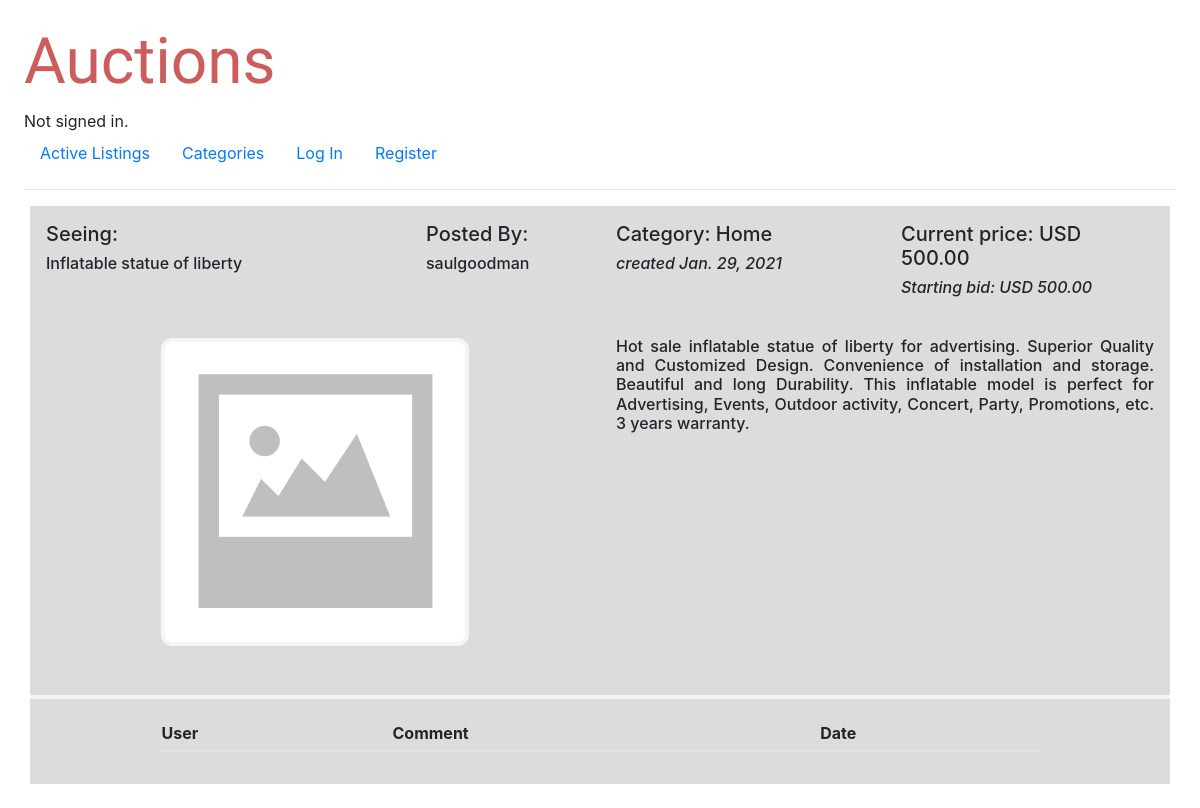
The page /auction/4 on the database as committed earlier.
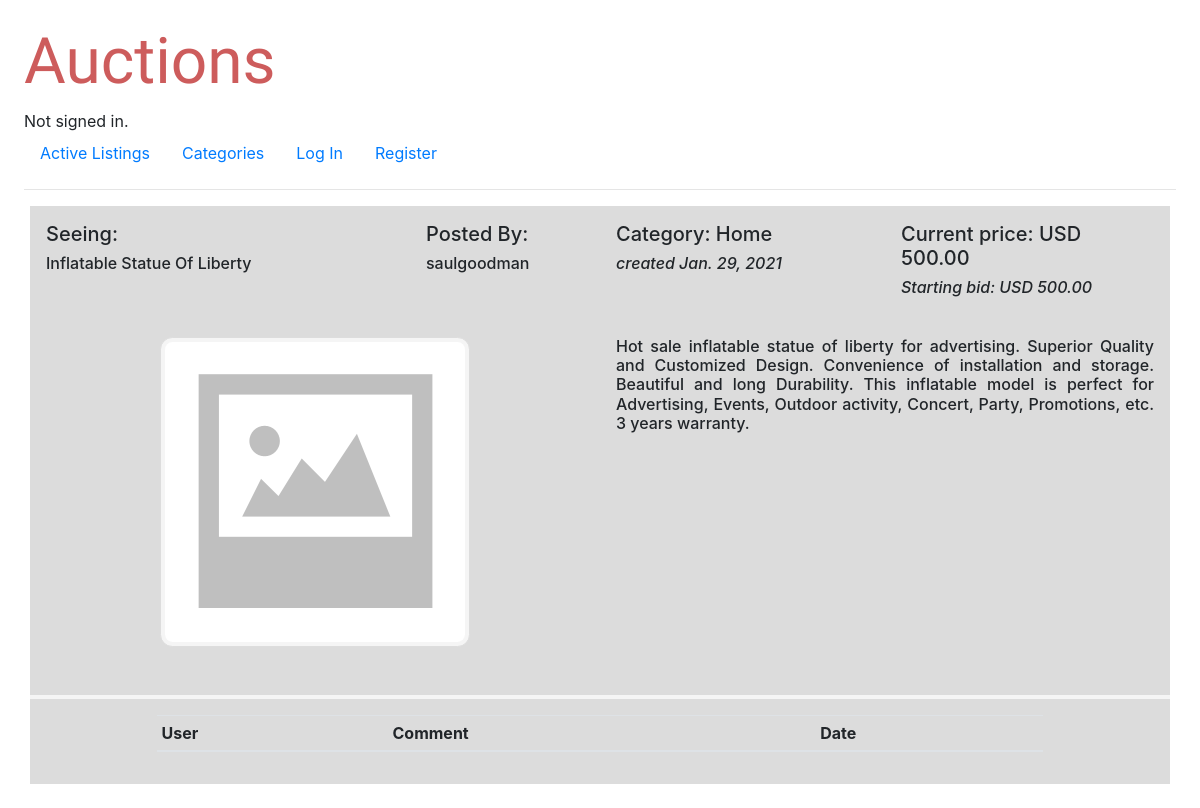
The same page on the database as committed later.
### auctions/models.py (models this page shows, shortened)
class Auction(models.Model): # la subasta, el objeto a vender
    state = models.TextChoices('condition', 'active inactive')
    title = models.CharField(max_length=64, blank=False)
    description = models.TextField(max_length=640, blank=False)
    starting_bid = models.DecimalField(blank=False, max_digits=6, decimal_places=2)
    maxim_bid = models.DecimalField(blank=False, max_digits=6, decimal_places=2)
    category = models.ForeignKey(Category, on_delete=models.CASCADE, blank=True, related_name="categories")
    image_url = models.URLField(blank=True)
    condition = models.CharField(blank=False, choices=state.choices, max_length=8)
    posted_by = models.ForeignKey(User, on_delete=models.CASCADE, blank=False, related_name="publishers")
    posted_date = models.DateField(blank=False, default=datetime.date.today)
    won_by = models.ForeignKey(User, on_delete=models.CASCADE, blank=True, null=True, related_name="purchasers")
    followed_by = models.ManyToManyField(User, blank=True, related_name="followers")

class User(AbstractUser):
    def __str__(self):
        return f"{self.username}"

class Category(models.Model):  # categorías de los artículos a vender
    description = models.TextField(max_length=64, blank=False)
    def __str__(self):
        return f"{self.description}"

### auctions/views.py (the view, shortened to what this page needs)
# urls.py: path("auction/<str:numero>", views.oferta, name="oferta"),
def oferta(request, numero):
    auction = Auction.objects.get(id=numero)
    class Makebid(forms.Form):
        bid = forms.DecimalField ( widget= forms.NumberInput,
                                   required="True",
                                   label=False,
                                   max_digits=6,
                                   decimal_places=2,
                                   min_value= (auction.maxim_bid + Decimal(0.01)))
    class Makecomment(forms.Form):
        comment = forms.CharField ( widget=forms.Textarea(attrs={'rows':2, 'cols':104}),
                                    required="True",
                                    label=False,
                                    max_length=640)
    bidhistory = Oferta.objects.filter(oferta=auction).order_by('-posted_date').order_by('-bid')[:6]
    commenthistory = Comentario.objects.filter(auction=auction).order_by('-posted_date')[:8]
    return render(request, "auctions/auction.html", {"auction": auction,
                                                     "formbid": Makebid(),
                                                     "bidhistory": bidhistory,
                                                     "formcomments": Makecomment(),
                                                     "commenthistory":commenthistory })

### auctions/templates/auctions/auction.html (shortened to what this page needs)
{% extends "auctions/layout.html" %}
{% block body %}
<div class="container">
    <div class="row rowauction">
        <div class="col-4">
        <h5> Seeing: </h5> <h6>{{ auction.title }}</h6>
        </div>
        <div class="col-2">
            <h5> Posted By: </h5> <h6>{{ auction.posted_by }}</h6>
            </div>
        <div class="col-3">
            <h5> Category: {{ auction.category }}</h5>
            <h6> <i>created {{ auction.posted_date }} </i> </h6>
        </div>
        <div class="col-3">
            <h5> Current price: USD {{ auction.maxim_bid }}</h5>
            <h6> <i>Starting bid: USD {{ auction.starting_bid }} </i> </h6>
        </div>
    </div>
    {% if user.is_authenticated %}
    <div class="row rowauction">
        <div class="col-3">
            <center>
            {% if auction.image_url %}
                <img src="{{ auction.image_url }}" />
            {% else %}
            <img src="/static/auctions/noimage.png" />
            {% endif %}
            </center>
        </div>
        <div class="col-3">
           <h6 id="description"> {{ auction.description }} </h6>
        </div>
        <div class="col-6" id="bidhistory">
            <center>
            <table class="table table-sm" style="width:80%">
                <thead>
                    <tr>
                        <th>Offeror</th>
                        <th>Bid</th>
                        <th>Date</th>
                    </tr>
                </thead>
                <tbody>
                {% for bidh in bidhistory %}
                <tr>
                    <td> {{ bidh.offeror }} </td><td> {{ bidh.bid }} </td> <td> {{bidh.posted_date}}</td>
                </tr>
                {% endfor %}
                </tbody>
            </table>
        </center>
        </div>
    </div>
    {% else %}
    <div class="row rowauction">
        <div class="col-6">
            <center>
            {% if auction.image_url %}
                <img src="{{ auction.image_url }}" />
            {% else %}
            <img src="/static/auctions/noimage.png" />
            {% endif %}
            </center>
        </div>
        <div class="col-6">
           <h6 id="description"> {{ auction.description }} </h6>
        </div>
    </div>
    {% endif %}
    <div class="row rowauction">
        <div class="col-12" style="border-bottom: 4px solid whitesmoke;">
        </div>
    </div>
    <div class="row rowauction">
        <div class="col-12">
            <center>
            <table class="table table-sm" style="width:80%">
                <thead>
                    <tr>
                        <th>User</th>
                        <th>Comment</th>
                        <th>Date</th>
                    </tr>
                </thead>
            </table>
        </center>
        </div>
    </div>
</div>
{% endblock %}

### auctions/templates/auctions/layout.html (shortened to what this page needs)
{% load static %}
<!DOCTYPE html>
<html lang="en">
    <head>
        <link rel="stylesheet" href="https://stackpath.bootstrapcdn.com/bootstrap/4.4.1/css/bootstrap.min.css">
        <link href="{% static 'auctions/styles.css' %}" rel="stylesheet">
    </head>
    <body>
        <h1 id="title">Auctions</h1>
        <div>
            {% if user.is_authenticated %}
                Signed in as <strong>{{ user.username }}</strong>.
            {% else %}
                Not signed in.
            {% endif %}
        </div>
        <ul class="nav">
            <li class="nav-item">
                <a class="nav-link" href="{% url 'index' %}">Active Listings</a>
            </li>
            <li class="nav-item">
                <a class="nav-link" href="{% url 'categories' %}">Categories</a>
            </li>
            {% if user.is_authenticated %}
            <li class="nav-item">
                <a class="nav-link" href="{% url 'watchlist' %}">Watchlist</a>
            </li>
            <li class="nav-item">
                <a class="nav-link" href="{% url 'publish' %}">Create Listing</a>
            </li>
                <li class="nav-item">
                    <a class="nav-link" href="{% url 'logout' %}">Log Out</a>
                </li>
            {% else %}
                <li class="nav-item">
                    <a class="nav-link" href="{% url 'login' %}">Log In</a>
                </li>
                <li class="nav-item">
                    <a class="nav-link" href="{% url 'register' %}">Register</a>
                </li>
            {% endif %}
        </ul>
        <hr>
        {% block body %}
        {% endblock %}
    </body>
</html>

### auctions/static/auctions/styles.css (style rules this page uses)
body { padding: 24px; }
img { border: 1px solid #ddd; padding: 4px; border-radius: 4%; max-width: 100%; height: auto; background-color: whitesmoke; }
#title { font-family: 'Courgette', cursive; font-size: 64px; color:indianred }
#description { text-align: justify; }
.rowauction > div { padding: 16px; background-color: gainsboro; }

Rows that differ between the two databases and show on the page:
changed Auction "Home": title "Inflatable statue of liberty" → "Inflatable Statue Of Liberty"
